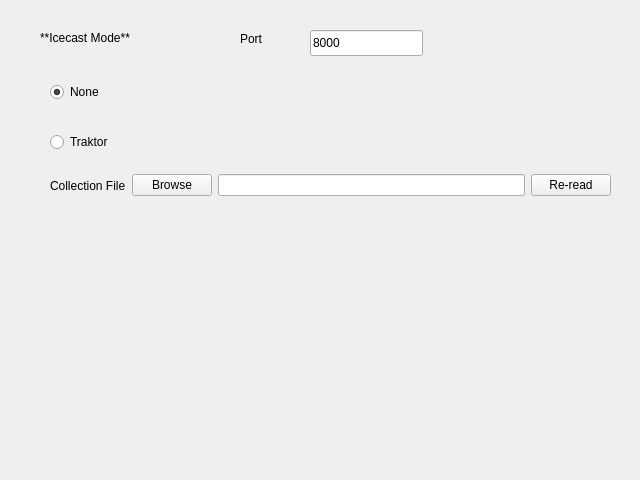
<?xml version="1.0" encoding="UTF-8"?>
<ui version="4.0">
 <class>icecast_ui</class>
 <widget class="QWidget" name="icecast_ui">
  <property name="geometry">
   <rect>
    <x>0</x>
    <y>0</y>
    <width>640</width>
    <height>480</height>
   </rect>
  </property>
  <property name="windowTitle">
   <string>Icecast</string>
  </property>
  <property name="displayName" stdset="0">
   <string>Icecast</string>
  </property>
  <widget class="QLabel" name="header_label">
   <property name="geometry">
    <rect>
     <x>40</x>
     <y>30</y>
     <width>291</width>
     <height>16</height>
    </rect>
   </property>
   <property name="text">
    <string>**Icecast Mode**</string>
   </property>
   <property name="textFormat">
    <enum>Qt::MarkdownText</enum>
   </property>
  </widget>
  <widget class="QRadioButton" name="traktor_button">
   <property name="geometry">
    <rect>
     <x>50</x>
     <y>130</y>
     <width>98</width>
     <height>24</height>
    </rect>
   </property>
   <property name="text">
    <string>Traktor</string>
   </property>
   <attribute name="buttonGroup">
    <string notr="true">mode_buttongroup</string>
   </attribute>
  </widget>
  <widget class="QRadioButton" name="none_button">
   <property name="geometry">
    <rect>
     <x>50</x>
     <y>80</y>
     <width>98</width>
     <height>24</height>
    </rect>
   </property>
   <property name="text">
    <string>None</string>
   </property>
   <property name="checked">
    <bool>true</bool>
   </property>
   <attribute name="buttonGroup">
    <string notr="true">mode_buttongroup</string>
   </attribute>
  </widget>
  <widget class="QWidget" name="horizontalLayoutWidget">
   <property name="geometry">
    <rect>
     <x>50</x>
     <y>160</y>
     <width>561</width>
     <height>51</height>
    </rect>
   </property>
   <layout class="QHBoxLayout" name="traktor_layout">
    <item>
     <widget class="QLabel" name="traktor_collection_label">
      <property name="text">
       <string>Collection File</string>
      </property>
     </widget>
    </item>
    <item>
     <widget class="QPushButton" name="traktor_browse_button">
      <property name="text">
       <string>Browse</string>
      </property>
     </widget>
    </item>
    <item>
     <widget class="QLineEdit" name="traktor_collection_lineedit"/>
    </item>
    <item>
     <widget class="QPushButton" name="traktor_rebuild_button">
      <property name="text">
       <string>Re-read</string>
      </property>
     </widget>
    </item>
   </layout>
  </widget>
  <widget class="QLabel" name="port_label">
   <property name="geometry">
    <rect>
     <x>240</x>
     <y>30</y>
     <width>55</width>
     <height>18</height>
    </rect>
   </property>
   <property name="text">
    <string>Port</string>
   </property>
  </widget>
  <widget class="QLineEdit" name="port_lineedit">
   <property name="geometry">
    <rect>
     <x>310</x>
     <y>30</y>
     <width>113</width>
     <height>26</height>
    </rect>
   </property>
   <property name="inputMethodHints">
    <set>Qt::ImhDigitsOnly</set>
   </property>
   <property name="text">
    <string>8000</string>
   </property>
  </widget>
 </widget>
 <resources/>
 <connections/>
 <buttongroups>
  <buttongroup name="mode_buttongroup"/>
 </buttongroups>
</ui>
